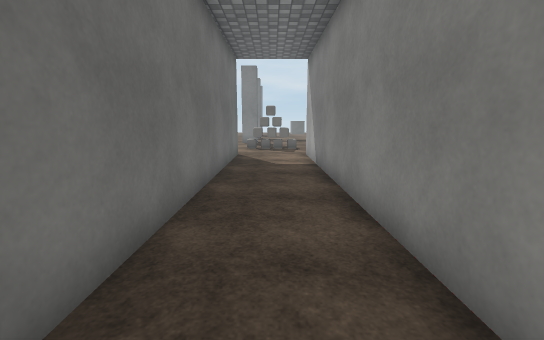
view 1 (above)

19 first-person views from a walk through a scene from a Unity 3-D project. The camera is 1.4 m above the floor, tilts 10° down and sees 90° across. The floor is counted in squares, 1 m on a side. Each view is taken from the middle of a square. On the plan, view 1 faces up. The plan holds only what a view shows up to about 13 squares ahead; the rest is blank. The place goes on beyond the plan. Surface patterns are stand-ins for the level's own textures.

view 2
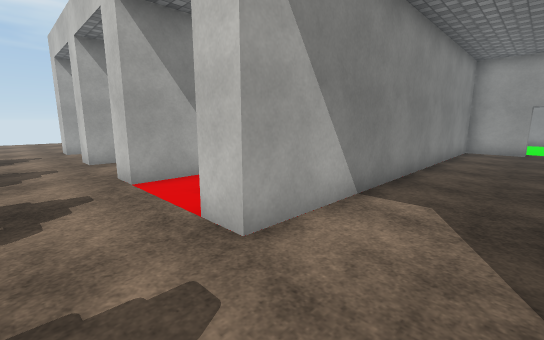

view 3
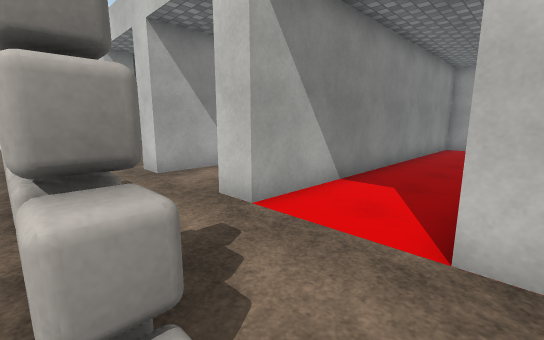

view 4
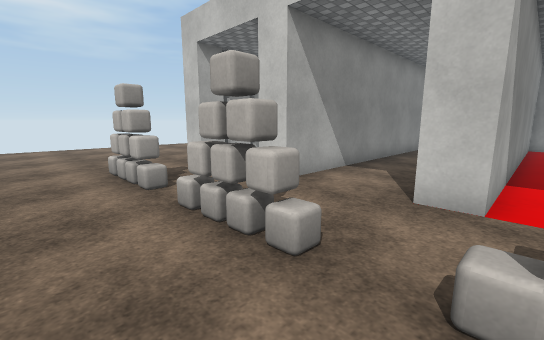

view 5
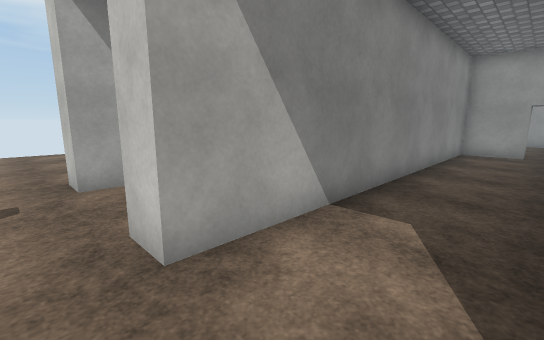

view 6
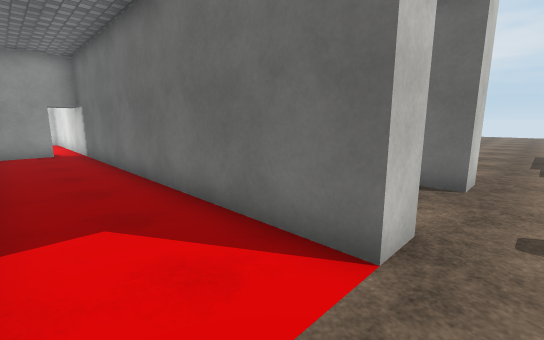

view 7
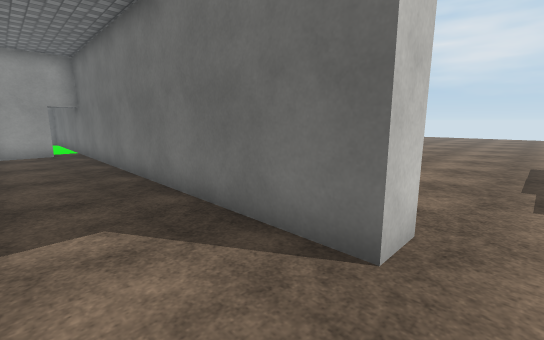

view 8
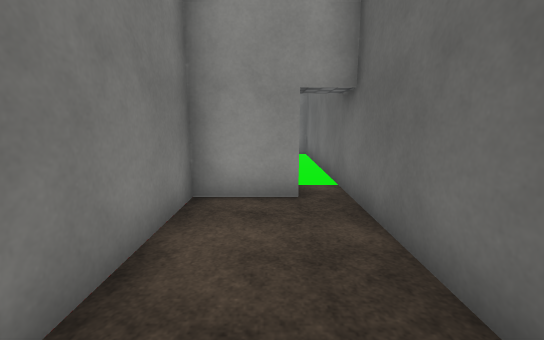

view 9
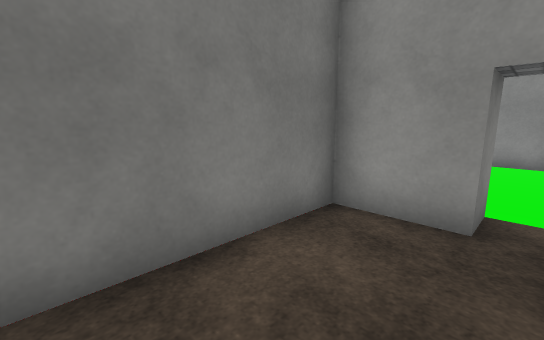

view 10
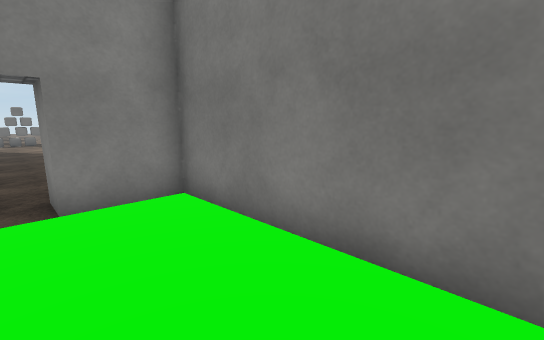

view 11
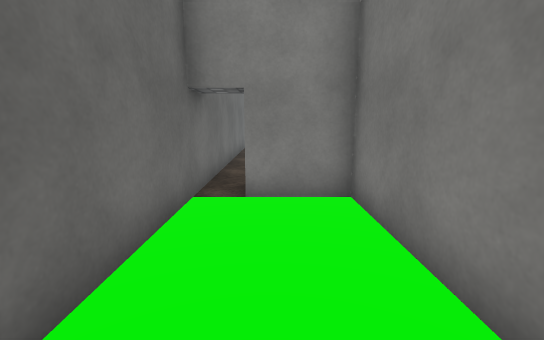

view 12
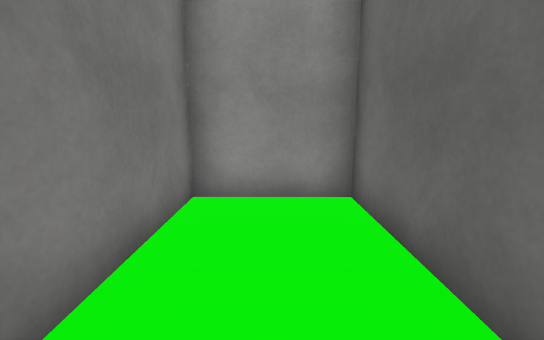

view 13
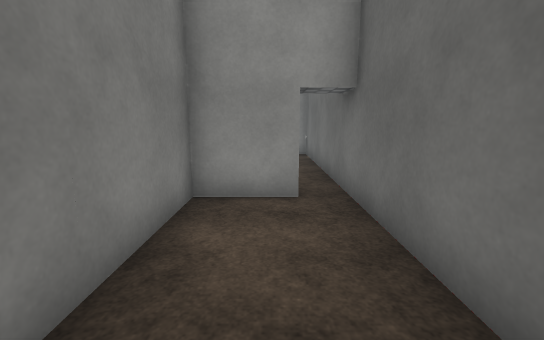

view 14
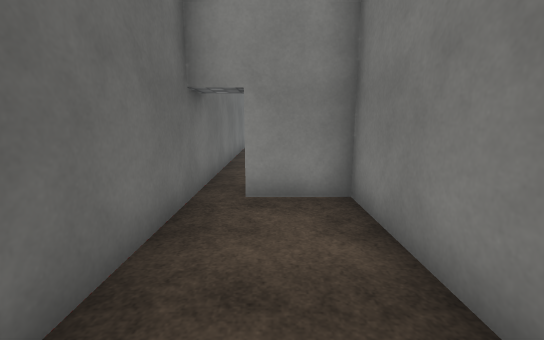

view 15
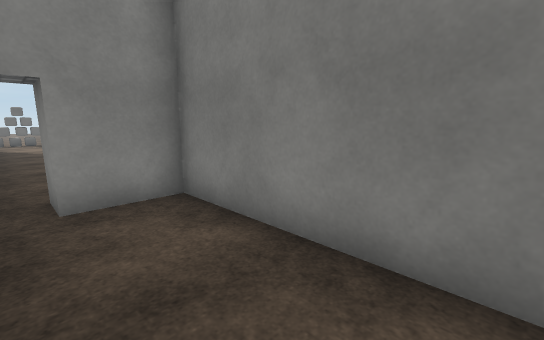

view 16
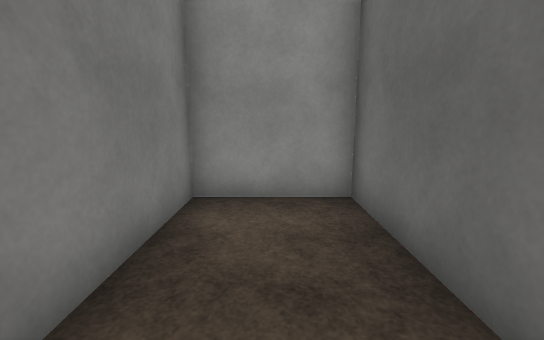

view 17
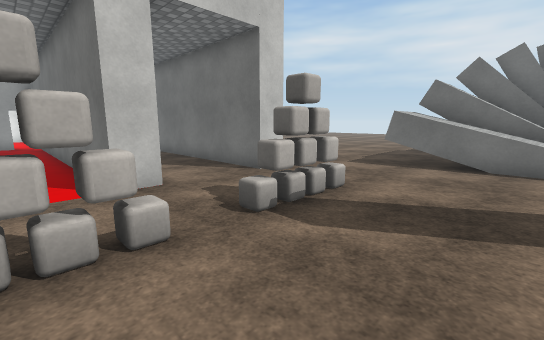

view 18
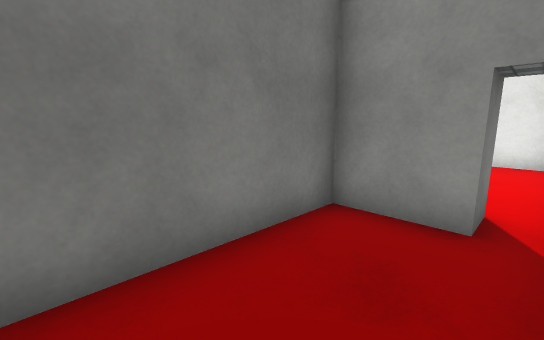

view 19
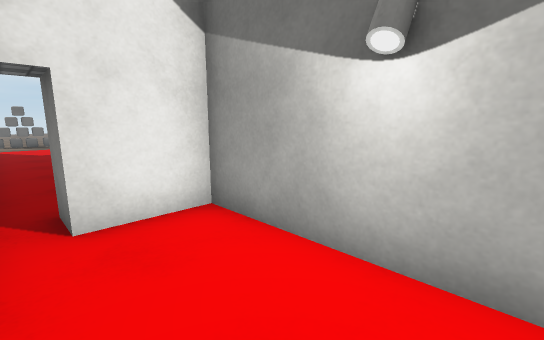

### Floor plan
Key: @ floor where view 1 was taken; # wall or solid block; . floor; / step, stairs or slope; = window, fence, low wall or low ledge; O other object.
Columns run from 16 left of view 1 to 21 right of it. Each row starts with its distance up from view 1.
 18     #   ///........ .
 17     # /////......... . ...............
 16       =////.......... ................
 15        ===/....##..##..##..##.........
 14       ...#=... . ....................
 13 ......................................
 12 ..............#...#.......#...#.......
 11  ...........  #...#...#...#  .# ..  ..
 10   .......     #...#...#...#   #
  9               #...#...#...#   #
  8               #...#...#...#
  7               #...#...#...#
  6               #...#...#...#
  5               #...#...#...#
  4               #...#...#...#
  3               #...#...#...#
  2               #...#...#...#
  1               #...#...#...#
  0               #.@.#...#...#
 -1               #.OO#.OO#.O##
 -2               #.OO#.OO#.###
 -3               #...#...#...#
 -4               #...#...#...#
 -5               #...#...#...#
 -6               #...#...#...#
 -7               #...#.. #...#
 -8               #############

Positions as (right, up) in squares from view 1, and headings:
1: (0, 0), facing up
2: (-1, 14), facing down-right
3: (2, 15), facing down-right
4: (5, 17), facing down-right
5: (7, 13), facing down-right
6: (5, 13), facing down-left
7: (1, 13), facing down-left
8: (0, 4), facing down
9: (-1, 3), facing down-right
10: (-1, -7), facing up-right
11: (0, -7), facing up
12: (0, -3), facing down
13: (8, 4), facing down
14: (8, -7), facing up
15: (7, -7), facing up-right
16: (8, -3), facing down
17: (4, 18), facing down-left
18: (3, 3), facing down-right
19: (3, -6), facing up-right
